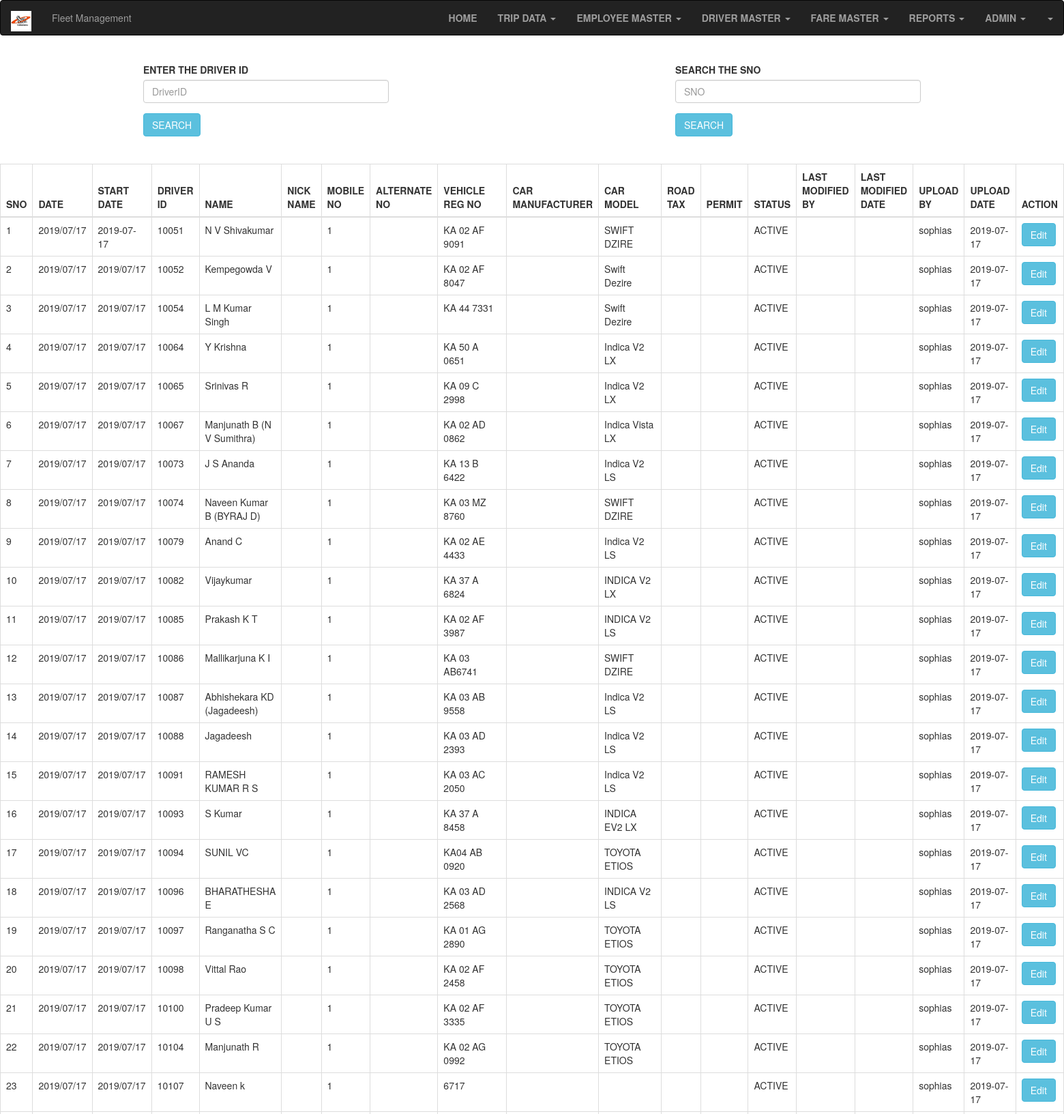
The page /ShowDriver.php (upper part) on the database its author committed.
### tables this page shows
CREATE TABLE IF NOT EXISTS `driver` (
  `SNO` int(40) DEFAULT NULL,
  `Date` varchar(40) DEFAULT NULL,
  `StartDate` varchar(40) DEFAULT NULL,
  `DriverID` varchar(40) NOT NULL,
  `Name` varchar(40) NOT NULL,
  `Nickname` varchar(40) DEFAULT NULL,
  `MobileNo` varchar(40) NOT NULL,
  `AlternateNo` varchar(40) DEFAULT NULL,
  `VehicleNo` varchar(40) NOT NULL,
  `CarManu` varchar(40) DEFAULT NULL,
  `CarModel` varchar(40) DEFAULT NULL,
  `RoadTax` varchar(40) DEFAULT NULL,
  `Permit` varchar(40) DEFAULT NULL,
  `InsuranceVendor` varchar(40) DEFAULT NULL,
  `InsuranceEx` varchar(40) DEFAULT NULL,
  `Status` varchar(40) DEFAULT NULL,
  `LastModify` varchar(40) DEFAULT NULL,
  `LastModifyDate` date DEFAULT NULL,
  `UploadBy` varchar(40) DEFAULT NULL,
  `UploadDate` date DEFAULT NULL,
  PRIMARY KEY (`DriverID`)
);

### ShowDriver.php (the view, shortened to what this page needs)
<!DOCTYPE html>
<html lang="en">
<head>
  <link rel="stylesheet" href="https://maxcdn.bootstrapcdn.com/bootstrap/3.4.0/css/bootstrap.min.css">
</head>
<body>
<?php
include("Header.php");
?>
<div class="container">
<div class="row">
<div class="col-md-4">
 					<form role="form" method="post" action="ShowDriver1.php">
						<fieldset>
						<label>ENTER THE DRIVER ID </label>
						<div class="form-group">
								<input type="text" name="DriverID" id="DriverID" class="form-control input-md" placeholder="DriverID">
						</div>
							<input type="submit" name="Search" class="btn btn-info" value="SEARCH">
						</fieldset>
					</form>
</div>
<div class="col-md-4">
				</div>
				<div class="col-md-4">
				<form role="form" method="post" action="ShowDriver1.php">
						<fieldset>
				<label>SEARCH THE SNO </label>
						<div class="form-group">
								<input type="text" name="SNO" id="SNO" class="form-control input-md" placeholder="SNO">
						</div>
							<input type="submit" name="SearchS" class="btn btn-info" value="SEARCH">
							</fieldset>
					</form>
				</div>
</div>
</div>
<br>
<br>
<?php
require_once 'Config.php';
			$result=$mysqli->query("SELECT * FROM driver") or die($mysqli->error);
				?>
				<div class="container-fluid">
				<div class="row justify-content-center">
				<table id="ex" class="table table-bordered table-hover">
				<thead class="thead-light">
				<tr>
		<th>SNO</th>
		<th>DATE</th>
		<th>START DATE</th>
		<th>DRIVER ID</th>
		<th>NAME</th>
		<th>NICK NAME</th>
		<th>MOBILE NO</th>
		<th>ALTERNATE NO</th>
		<th>VEHICLE REG NO</th>
		<th>CAR MANUFACTURER</th>
		<th>CAR MODEL</th>
		<th>ROAD TAX</th>
		<th>PERMIT</th>
		<th>STATUS</th>
		<th>LAST MODIFIED BY</th>
		<th>LAST MODIFIED DATE</th>
		<th>UPLOAD BY</th>
		<th>UPLOAD DATE</th>
		<th colspan='2' >ACTION</th>
		</tr>
				</thead>
				<?php
				while ($row =$result->fetch_assoc()): ?>
				<tr>
				<td><?php echo $row['SNO']; ?></td>
				<td><?php echo $row['Date']; ?></td>
				<td><?php echo $row['StartDate']; ?></td>
				<td><?php echo $row['DriverID']; ?></td>
				<td><?php echo $row['Name']; ?></td>
				<td><?php echo $row['Nickname']; ?></td>
				<td><?php echo $row['MobileNo']; ?></td>
				<td><?php echo $row['AlternateNo']; ?></td>
				<td><?php echo $row['VehicleNo']; ?></td>
				<td><?php echo $row['CarManu']; ?></td>
				<td><?php echo $row['CarModel']; ?></td>
				<td><?php echo $row['RoadTax']; ?></td>
				<td><?php echo $row['Permit']; ?></td>
				<td><?php echo $row['Status']; ?></td>
				<td><?php echo $row['LastModify']; ?></td>
				<td><?php echo $row['LastModifyDate']; ?></td>
				<td><?php echo $row['UploadBy']; ?></td>
				<td><?php echo $row['UploadDate']; ?></td>
				<td>
				<a href="EditDriver.php?edit=<?php echo $row['DriverID']; ?> "
					class="btn btn-info">Edit</a>
				</td>
				</tr>
				<?php endwhile; ?>
				</table>
				</div>
</body>
</html>

### rows shown on the page
driver: SNO "1", Date "2019/07/17", StartDate "2019-07-17", DriverID "10051", Name "N V Shivakumar", MobileNo "1", VehicleNo "KA 02 AF 9091", CarModel "SWIFT DZIRE", Status "ACTIVE", UploadBy "sophias", UploadDate "2019-07-17"
driver: SNO "2", Date "2019/07/17", StartDate "2019/07/17", DriverID "10052", Name "Kempegowda V", MobileNo "1", VehicleNo "KA 02 AF 8047", CarModel "Swift Dezire", Status "ACTIVE", UploadBy "sophias", UploadDate "2019-07-17"
driver: SNO "3", Date "2019/07/17", StartDate "2019/07/17", DriverID "10054", Name "L M Kumar Singh", MobileNo "1", VehicleNo "KA 44 7331", CarModel "Swift Dezire", Status "ACTIVE", UploadBy "sophias", UploadDate "2019-07-17"
driver: SNO "4", Date "2019/07/17", StartDate "2019/07/17", DriverID "10064", Name "Y Krishna", MobileNo "1", VehicleNo "KA 50 A 0651", CarModel "Indica V2 LX", Status "ACTIVE", UploadBy "sophias", UploadDate "2019-07-17"
driver: SNO "5", Date "2019/07/17", StartDate "2019/07/17", DriverID "10065", Name "Srinivas R", MobileNo "1", VehicleNo "KA 09 C 2998", CarModel "Indica V2 LX", Status "ACTIVE", UploadBy "sophias", UploadDate "2019-07-17"
driver: SNO "6", Date "2019/07/17", StartDate "2019/07/17", DriverID "10067", Name "Manjunath B (N V Sumithra)", MobileNo "1", VehicleNo "KA 02 AD 0862", CarModel "Indica Vista LX", Status "ACTIVE", UploadBy "sophias", UploadDate "2019-07-17"
driver: SNO "7", Date "2019/07/17", StartDate "2019/07/17", DriverID "10073", Name "J S Ananda", MobileNo "1", VehicleNo "KA 13 B 6422", CarModel "Indica V2 LS", Status "ACTIVE", UploadBy "sophias", UploadDate "2019-07-17"
driver: SNO "8", Date "2019/07/17", StartDate "2019/07/17", DriverID "10074", Name "Naveen Kumar B (BYRAJ D)", MobileNo "1", VehicleNo "KA 03 MZ 8760", CarModel "SWIFT DZIRE", Status "ACTIVE", UploadBy "sophias", UploadDate "2019-07-17"
driver: SNO "9", Date "2019/07/17", StartDate "2019/07/17", DriverID "10079", Name "Anand C", MobileNo "1", VehicleNo "KA 02 AE 4433", CarModel "Indica V2 LS", Status "ACTIVE", UploadBy "sophias", UploadDate "2019-07-17"
driver: SNO "10", Date "2019/07/17", StartDate "2019/07/17", DriverID "10082", Name "Vijaykumar", MobileNo "1", VehicleNo "KA 37 A 6824", CarModel "INDICA V2 LX", Status "ACTIVE", UploadBy "sophias", UploadDate "2019-07-17"
driver: SNO "11", Date "2019/07/17", StartDate "2019/07/17", DriverID "10085", Name "Prakash K T", MobileNo "1", VehicleNo "KA 02 AF 3987", CarModel "INDICA V2 LS", Status "ACTIVE", UploadBy "sophias", UploadDate "2019-07-17"
driver: SNO "12", Date "2019/07/17", StartDate "2019/07/17", DriverID "10086", Name "Mallikarjuna K I", MobileNo "1", VehicleNo "KA 03 AB6741", CarModel "SWIFT DZIRE", Status "ACTIVE", UploadBy "sophias", UploadDate "2019-07-17"
driver: SNO "13", Date "2019/07/17", StartDate "2019/07/17", DriverID "10087", Name "Abhishekara KD (Jagadeesh)", MobileNo "1", VehicleNo "KA 03 AB 9558", CarModel "Indica V2 LS", Status "ACTIVE", UploadBy "sophias", UploadDate "2019-07-17"
driver: SNO "14", Date "2019/07/17", StartDate "2019/07/17", DriverID "10088", Name "Jagadeesh", MobileNo "1", VehicleNo "KA 03 AD 2393", CarModel "Indica V2 LS", Status "ACTIVE", UploadBy "sophias", UploadDate "2019-07-17"
driver: SNO "15", Date "2019/07/17", StartDate "2019/07/17", DriverID "10091", Name "RAMESH KUMAR R S", MobileNo "1", VehicleNo "KA 03 AC 2050", CarModel "Indica V2 LS", Status "ACTIVE", UploadBy "sophias", UploadDate "2019-07-17"
driver: SNO "16", Date "2019/07/17", StartDate "2019/07/17", DriverID "10093", Name "S Kumar", MobileNo "1", VehicleNo "KA 37 A 8458", CarModel "INDICA EV2 LX", Status "ACTIVE", UploadBy "sophias", UploadDate "2019-07-17"
driver: SNO "17", Date "2019/07/17", StartDate "2019/07/17", DriverID "10094", Name "SUNIL VC", MobileNo "1", VehicleNo "KA04 AB 0920", CarModel "TOYOTA ETIOS", Status "ACTIVE", UploadBy "sophias", UploadDate "2019-07-17"
driver: SNO "18", Date "2019/07/17", StartDate "2019/07/17", DriverID "10096", Name "BHARATHESHA E", MobileNo "1", VehicleNo "KA 03 AD 2568", CarModel "INDICA V2 LS", Status "ACTIVE", UploadBy "sophias", UploadDate "2019-07-17"
driver: SNO "19", Date "2019/07/17", StartDate "2019/07/17", DriverID "10097", Name "Ranganatha S C", MobileNo "1", VehicleNo "KA 01 AG 2890", CarModel "TOYOTA ETIOS", Status "ACTIVE", UploadBy "sophias", UploadDate "2019-07-17"
driver: SNO "20", Date "2019/07/17", StartDate "2019/07/17", DriverID "10098", Name "Vittal Rao", MobileNo "1", VehicleNo "KA 02 AF 2458", CarModel "TOYOTA ETIOS", Status "ACTIVE", UploadBy "sophias", UploadDate "2019-07-17"
driver: SNO "21", Date "2019/07/17", StartDate "2019/07/17", DriverID "10100", Name "Pradeep Kumar U S", MobileNo "1", VehicleNo "KA 02 AF 3335", CarModel "TOYOTA ETIOS", Status "ACTIVE", UploadBy "sophias", UploadDate "2019-07-17"
driver: SNO "22", Date "2019/07/17", StartDate "2019/07/17", DriverID "10104", Name "Manjunath R", MobileNo "1", VehicleNo "KA 02 AG 0992", CarModel "TOYOTA ETIOS", Status "ACTIVE", UploadBy "sophias", UploadDate "2019-07-17"
driver: SNO "23", Date "2019/07/17", StartDate "2019/07/17", DriverID "10107", Name "Naveen k", MobileNo "1", VehicleNo "6717", Status "ACTIVE", UploadBy "sophias", UploadDate "2019-07-17"
